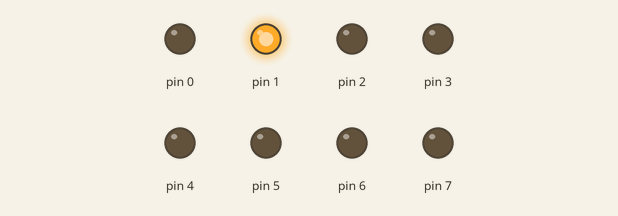
This sketch was run on a simulated Arduino Uno, built with avr-gcc and run on an emulated ATmega328P. On the bench: output pins drawn as LEDs (lit = HIGH).

Above: at 0.37 s.
At 0.62 s:
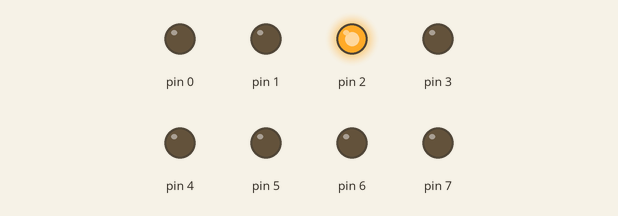
At 1.12 s:
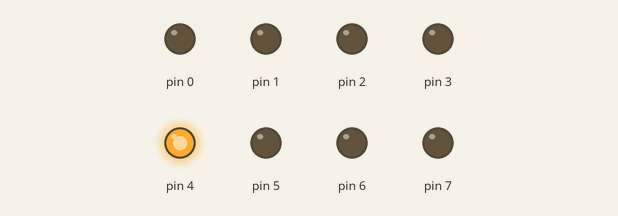
At 2.0 s:
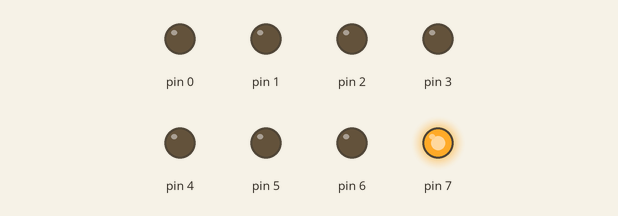
At 3.12 s:
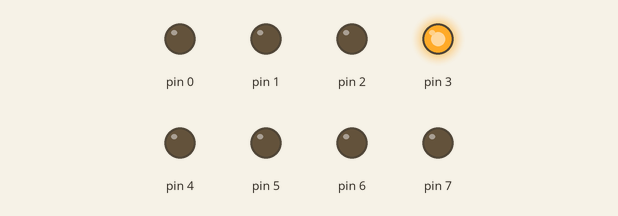
At 4.0 s:
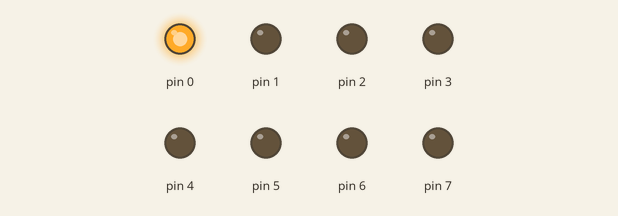
Timing chart, 0 to 5.2 s (numbered marks = the images above):
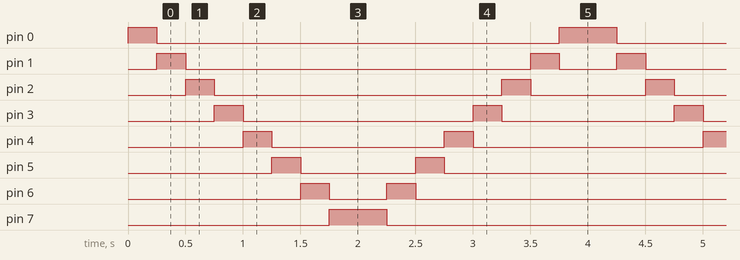

Measured:
- by itself, pin 0: repeats every 4.0 s: LOW 3.5 s, HIGH 0.50 s
- by itself, pin 1: repeats every 4.0 s: LOW 3.0 s, HIGH 0.25 s, LOW 0.50 s, HIGH 0.25 s
- by itself, pin 2: repeats every 4.0 s: LOW 2.5 s, HIGH 0.25 s, LOW 1.0 s, HIGH 0.25 s
- by itself, pin 3: repeats every 4.0 s: LOW 2.0 s, HIGH 0.25 s, LOW 1.5 s, HIGH 0.25 s
- by itself, pin 4: repeats every 4.0 s: LOW 1.5 s, HIGH 0.25 s, LOW 2.0 s, HIGH 0.25 s
- by itself, pin 5: repeats every 4.0 s: LOW 1.0 s, HIGH 0.25 s, LOW 2.5 s, HIGH 0.25 s
- by itself, pin 6: repeats every 4.0 s: LOW 0.50 s, HIGH 0.25 s, LOW 3.0 s, HIGH 0.25 s
- by itself, pin 7: alternates HIGH for 0.50 s and LOW for 3.5 s

The sketch:

Knight_Rider_Light_GPIO.ino
```cpp
// #include <stdint.h>
#define MX 8
#define TIME_INTERVAL 250
void setup() {
  DDRD = 0xff;
}
void loop() {
  uint8_t pattern = 0x01;
  for(uint8_t i = 0; i < MX; i++) {
      PORTD = pattern;
      delay(TIME_INTERVAL);
      pattern <<= 1;
  }
  pattern = 1<<7;
  for(uint8_t i = MX; i > 0; i--) { // 需要注意 uint8_t 類型只能表示 0 與正整數
      PORTD = pattern;
      delay(TIME_INTERVAL);
      pattern >>= 1;
  }
}
//使用 990 bytes
```
